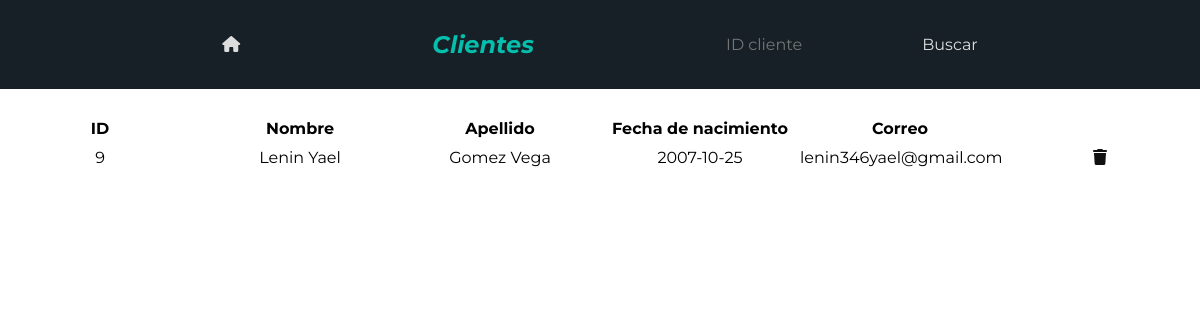
Page /views/cliente.php on the earlier database version.
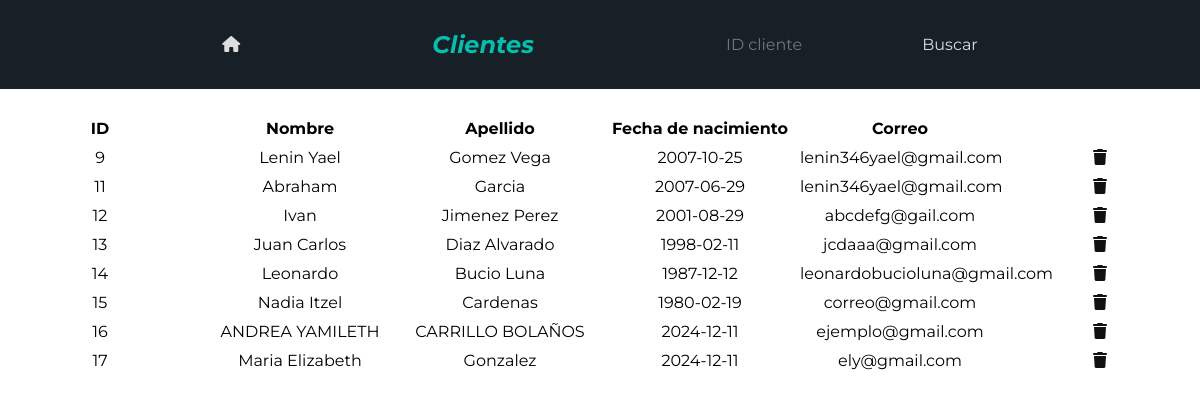
Same page on the later database version.
### tables this page shows
CREATE TABLE `cliente` (
  `id_cliente` int(11) NOT NULL,
  `nombre_cliente` varchar(20) DEFAULT NULL,
  `apellido_cliente` varchar(30) DEFAULT NULL,
  `fecha_nacimiento_cliente` date DEFAULT NULL,
  `correo_cliente` varchar(60) DEFAULT NULL,
  `contrasena_cliente` varchar(30) DEFAULT NULL
);

### views/cliente.php (the view, shortened to what this page needs)
<?php
$con = connection();
$sql1 = "SELECT * FROM cliente".(isset($_GET["id"]) ? " WHERE id_cliente = {$_GET["id"]}":"");
$cliente = $con->query($sql1);
?>
<!DOCTYPE html>
<html lang="es">
<head>
    <link rel="stylesheet" href="../css/styles.css">
</head>
<body>
    <header class="header header--text-white header--color-blue header--title-blue">
        <a href="index.php"><i class="fa-solid fa-house"></i></a>
        <h2>Clientes</h2>
        <form action="../php/cliente/buscar_cliente.php" method="POST">
            <input id="id_buscar_cliente" name="id_buscar_cliente" type="number" placeholder="ID cliente">
            <input value="Buscar" type="submit">
        </form>
    </header>
    <table class="table">
        <thead>
            <th>ID</th>
            <th>Nombre</th>
            <th>Apellido</th>
            <th>Fecha de nacimiento</th>
            <th>Correo</th>
        </thead>
        <tbody>
        <?php
            while($fila = $cliente->fetch_assoc()){
                echo "
                <tr>
                    <td>{$fila["id_cliente"]}</td>
                    <td>{$fila["nombre_cliente"]}</td>
                    <td>{$fila["apellido_cliente"]}</td>
                    <td>{$fila["fecha_nacimiento_cliente"]}</td>
                    <td>{$fila["correo_cliente"]}</td>
                    <td><a href='eliminar_cliente.php?id={$fila["id_cliente"]}'><i class='fa-solid fa-trash'></i></a></td>
                </tr>
                ";
            }
        ?>
        </tbody>
    </table>
</body>
</html>

Differences in the rows shown:
added cliente: id_cliente "11", nombre_cliente "Abraham", apellido_cliente "Garcia", fecha_nacimiento_cliente "2007-06-29", correo_cliente "lenin346yael@gmail.com"
added cliente: id_cliente "12", nombre_cliente "Ivan", apellido_cliente "Jimenez Perez", fecha_nacimiento_cliente "2001-08-29", correo_cliente "abcdefg@gail.com"
added cliente: id_cliente "13", nombre_cliente "Juan Carlos", apellido_cliente "Diaz Alvarado", fecha_nacimiento_cliente "1998-02-11", correo_cliente "jcdaaa@gmail.com"
added cliente: id_cliente "14", nombre_cliente "Leonardo", apellido_cliente "Bucio Luna", fecha_nacimiento_cliente "1987-12-12", correo_cliente "leonardobucioluna@gmail.com"
added cliente: id_cliente "15", nombre_cliente "Nadia Itzel", apellido_cliente "Cardenas", fecha_nacimiento_cliente "1980-02-19", correo_cliente "correo@gmail.com"
added cliente: id_cliente "16", nombre_cliente "ANDREA YAMILETH", apellido_cliente "CARRILLO BOLAÑOS", fecha_nacimiento_cliente "2024-12-11", correo_cliente "ejemplo@gmail.com"
added cliente: id_cliente "17", nombre_cliente "Maria Elizabeth", apellido_cliente "Gonzalez", fecha_nacimiento_cliente "2024-12-11", correo_cliente "ely@gmail.com"
